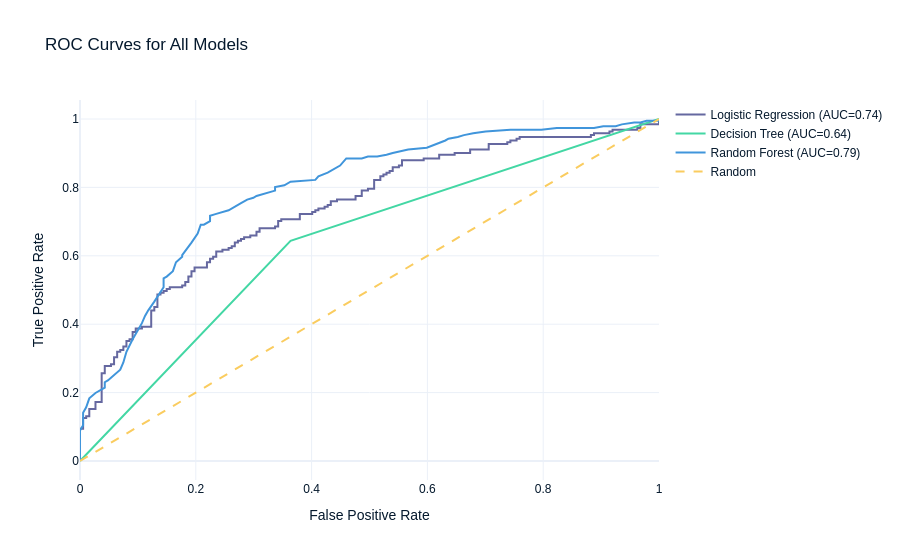

Notebook code cell kept with this figure:
### Markdown cell above
8: Visualize ROC Curves for All Models

### Code cell
from sklearn.metrics import roc_curve, auc

fig = go.Figure()
for name, res in results.items():
    fpr, tpr, _ = roc_curve(y_test, res['y_proba'])
    roc_auc = auc(fpr, tpr)
    fig.add_trace(go.Scatter(x=fpr, y=tpr, mode='lines', name=f'{name} (AUC={roc_auc:.2f})'))
fig.add_trace(go.Scatter(x=[0,1], y=[0,1], mode='lines', name='Random', line=dict(dash='dash')))
fig.update_layout(title='ROC Curves for All Models', xaxis_title='False Positive Rate', yaxis_title='True Positive Rate')
fig.show()

### Figure 1 — Plotly figure (JSON) as saved in the notebook; plotly's stock layout.template omitted (floating-point values rounded to 4 significant figures; data arrays with more than 128 entries replaced by an {"elided": "..."} marker saying what was removed)
{"data": [{"mode": "lines", "name": "Logistic Regression (AUC=0.74)", "type": "scatter", "x": {"elided": "163 float values"}, "y": {"elided": "163 float values"}}, {"mode": "lines", "name": "Decision Tree (AUC=0.64)", "type": "scatter", "x": [0, 0.3636, 1], "y": [0, 0.644, 1]}, {"mode": "lines", "name": "Random Forest (AUC=0.79)", "type": "scatter", "x": [0, 0, 0, 0, 0, 0, 0, 0.005348, 0.005348, 0.005348, 0.0107, 0.01604, 0.02674, 0.04278, 0.04278, 0.04813, 0.06952, 0.07487, 0.08021, 0.09091, 0.1016, 0.107, 0.1123, 0.1176, 0.1283, 0.1444, 0.1444, 0.1497, 0.1604, 0.1658, 0.1765, 0.1765, 0.1925, 0.2032, 0.2086, 0.2139, 0.2246, 0.2246, 0.2353, 0.2567, 0.2781, 0.2888, 0.2995, 0.3048, 0.3369, 0.3369, 0.3529, 0.3636, 0.4064, 0.4118, 0.4278, 0.4492, 0.4599, 0.4866, 0.4973, 0.5134, 0.5294, 0.5401, 0.5668, 0.5989, 0.631, 0.6364, 0.6524, 0.6631, 0.6791, 0.7005, 0.7433, 0.7807, 0.7968, 0.8235, 0.8717, 0.8877, 0.9037, 0.9251, 0.9358, 0.9572, 0.9679, 0.9786, 1, 1], "y": [0, 0.005236, 0.01047, 0.04188, 0.05236, 0.06806, 0.08901, 0.1047, 0.1309, 0.1414, 0.1571, 0.1832, 0.199, 0.2147, 0.2304, 0.2356, 0.267, 0.288, 0.3194, 0.356, 0.3874, 0.4031, 0.4241, 0.4398, 0.466, 0.5079, 0.534, 0.5393, 0.555, 0.5812, 0.5969, 0.6021, 0.6387, 0.6649, 0.6911, 0.6911, 0.7016, 0.7173, 0.7225, 0.733, 0.7539, 0.7644, 0.7696, 0.7749, 0.7906, 0.801, 0.8063, 0.8168, 0.822, 0.8325, 0.8429, 0.8639, 0.8848, 0.8848, 0.8901, 0.8901, 0.8953, 0.9005, 0.911, 0.9162, 0.9372, 0.9424, 0.9476, 0.9529, 0.9581, 0.9634, 0.9686, 0.9686, 0.9686, 0.9738, 0.9738, 0.9738, 0.9791, 0.9791, 0.9843, 0.9895, 0.9895, 0.9948, 0.9948, 1]}, {"line": {"dash": "dash"}, "mode": "lines", "name": "Random", "type": "scatter", "x": [0, 1], "y": [0, 1]}], "layout": {"title": {"text": "ROC Curves for All Models"}, "xaxis": {"title": {"text": "False Positive Rate"}}, "yaxis": {"title": {"text": "True Positive Rate"}}}}
